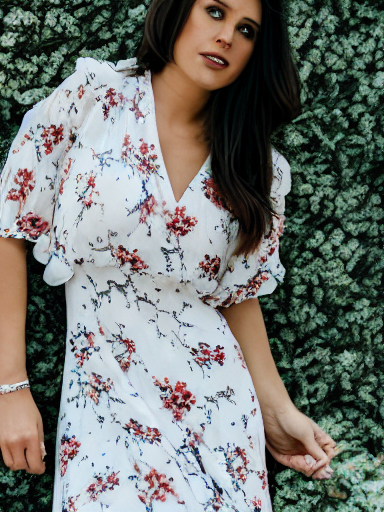
#> input picture 3d-tryon/samples/sample_0.png, 384 x 512 px; its folder holds only this picture in this run
$ python -i teacher_v4b.py   (imports and definitions only)
#> lines starting #> are read from the running program, lines starting #| are printed output that depends on the picture; after the words box and inside, x2 and y2 are one past the last pixel; in counts of white or black regions, pixels touching at a corner belong together
#> further down, picture is the input picture: PIL image 384x512 RGB; mean R, G, B 114.9, 119.2, 114.4
# 教师v4b:毛孔加幅3倍+多尺度(细毛孔+中频皮色斑驳8-16px)——按验收整改
import glob, os
import numpy as np
from PIL import Image
from scipy import ndimage

def add_skin_texture_v2(img, strength=1.0):
#> called with strength = 1
    arr = np.asarray(img.convert("RGB")).astype(np.float32)
    hsv = np.asarray(img.convert("HSV"))
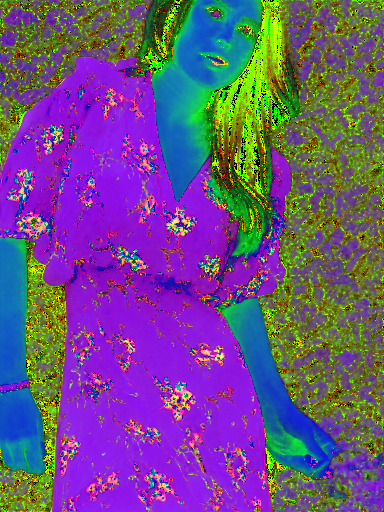
#> hsv: shape (512, 384, 3); mean R, G, B 107, 79.5, 130.2
    h, s = hsv[..., 0].astype(np.int32), hsv[..., 1].astype(np.int32)
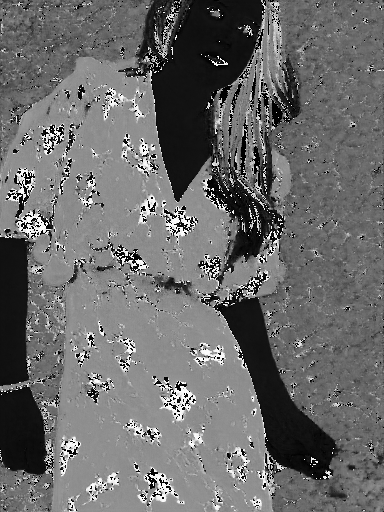
#> h: shape (512, 384) int32; min 0, max 254, mean 107
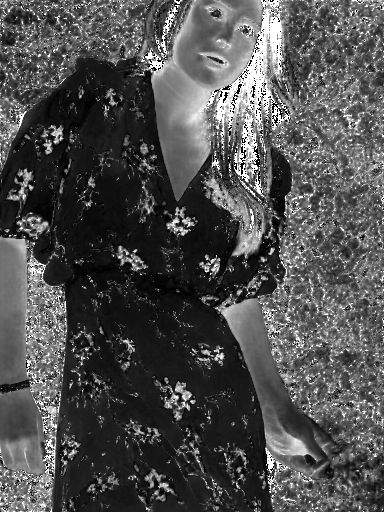
#> s: shape (512, 384) int32; min 0, max 255, mean 79.5
    skin = ((h < 28) | (h > 235)) & (s > 20) & (s < 180)
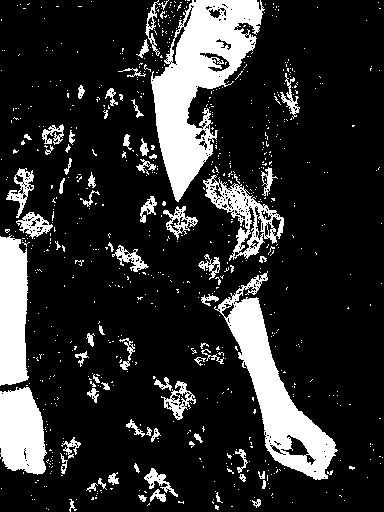
#> skin: shape (512, 384) bool; 17.8% white; 752 white regions (680 under 20 px), largest, box (x1, y1, x2, y2) and area: (151, 0, 265, 202) 10146, (214, 271, 338, 480) 7105, (0, 235, 29, 386) 3791
    skin = ndimage.binary_dilation(skin, iterations=2)
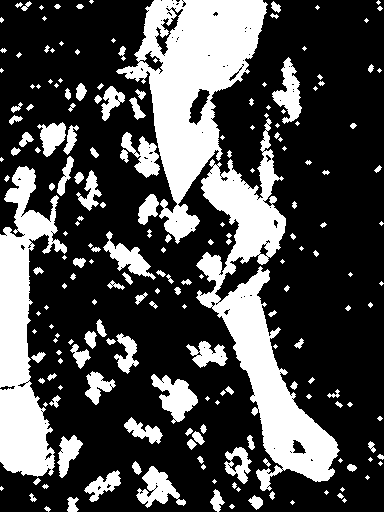
#> skin: shape (512, 384) bool; 29.4% white; 203 white regions (86 under 20 px), largest, box (x1, y1, x2, y2) and area: (196, 118, 340, 491) 15385, (116, 0, 268, 244) 15382, (0, 166, 67, 477) 10382
    rng = np.random.default_rng(42)
    # 细毛孔(2-3px频率) σ=4/255×3倍幅度
    pore = rng.normal(0, 1, arr.shape[:2])
    pore = ndimage.gaussian_filter(pore, 1.0)
    # 中频皮色斑驳(8-16px)——"有皮肤感"的关键
    mottle = rng.normal(0, 1, arr.shape[:2])
    mottle = ndimage.gaussian_filter(mottle, 6.0)
    mottle2 = rng.normal(0, 1, arr.shape[:2])
    mottle2 = ndimage.gaussian_filter(mottle2, 12.0)
    tex = pore * 4.5 + mottle * 2.8 + mottle2 * 2.0
    tex = tex * strength
    m = skin[..., None].astype(np.float32)
    out = arr + tex[..., None] * m
    return Image.fromarray(np.clip(out, 0, 255).astype(np.uint8))

srcs = sorted(glob.glob(r"B:\mode\cloud_out\tv3\tv3_*.png"))
# [5 lines not run here, left out]

>>> from PIL import Image
>>> picture = Image.open('samples/sample_0.png')
>>> result = add_skin_texture_v2(picture)

$ run again, on 3d-tryon/samples/v2_0.png
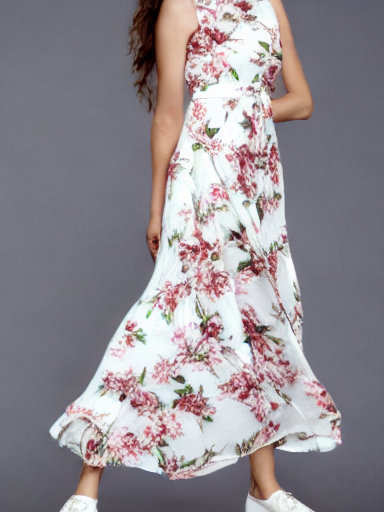
#> input picture 3d-tryon/samples/v2_0.png, 384 x 512 px
#> picture is the input picture: PIL image 384x512 RGB; mean R, G, B 147.3, 140.5, 146.3
#> in add_skin_texture_v2, `h, s = hsv[..., 0].astype(np.int32), hsv[..., 1].astype(np.int32)`:
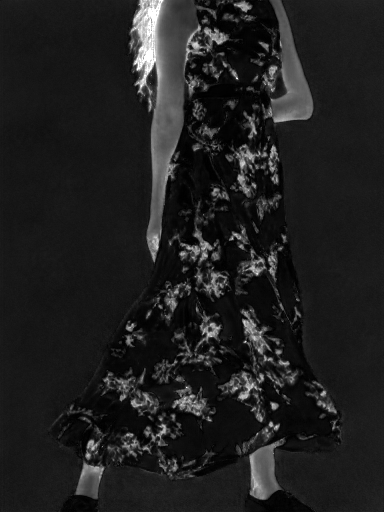
#> s: shape (512, 384) int32; min 0, max 255, mean 31.4
#> in add_skin_texture_v2, `skin = ndimage.binary_dilation(skin, iterations=2)`:
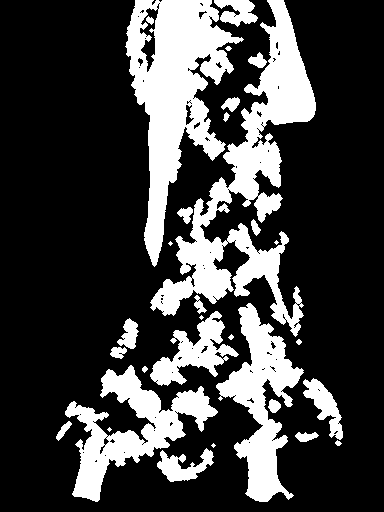
#> skin: shape (512, 384) bool; 25.1% white; 30 white regions (5 under 20 px), largest, box (x1, y1, x2, y2) and area: (150, 0, 316, 337) 14911, (125, 0, 244, 267) 13311, (65, 365, 218, 502) 7106
